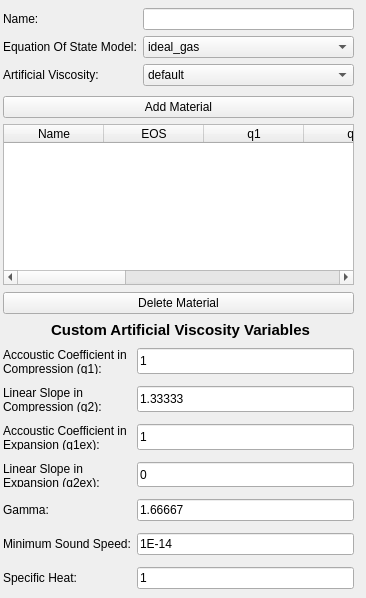
                 <widget class="QWidget" name="DefineMaterialsSGH">
                  <widget class="QPushButton" name="BAddMaterialSGH">
                   <property name="geometry">
                    <rect>
                     <x>3</x>
                     <y>96</y>
                     <width>351</width>
                     <height>22</height>
                    </rect>
                   </property>
                   <property name="text">
                    <string>Add Material</string>
                   </property>
                  </widget>
                  <widget class="QFrame" name="frame_16">
                   <property name="geometry">
                    <rect>
                     <x>3</x>
                     <y>348</y>
                     <width>351</width>
                     <height>241</height>
                    </rect>
                   </property>
                   <property name="frameShape">
                    <enum>QFrame::Shape::NoFrame</enum>
                   </property>
                   <property name="frameShadow">
                    <enum>QFrame::Shadow::Raised</enum>
                   </property>
                   <layout class="QGridLayout" name="gridLayout_10">
                    <property name="leftMargin">
                     <number>0</number>
                    </property>
                    <property name="topMargin">
                     <number>0</number>
                    </property>
                    <property name="rightMargin">
                     <number>0</number>
                    </property>
                    <property name="bottomMargin">
                     <number>0</number>
                    </property>
                    <property name="verticalSpacing">
                     <number>12</number>
                    </property>
                    <item row="0" column="1">
                     <widget class="QLineEdit" name="INq1">
                      <property name="enabled">
                       <bool>true</bool>
                      </property>
                      <property name="sizePolicy">
                       <sizepolicy hsizetype="Expanding" vsizetype="Expanding">
                        <horstretch>0</horstretch>
                        <verstretch>0</verstretch>
                       </sizepolicy>
                      </property>
                      <property name="text">
                       <string>1</string>
                      </property>
                     </widget>
                    </item>
                    <item row="6" column="1">
                     <widget class="QLineEdit" name="INSpecificHeat">
                      <property name="enabled">
                       <bool>true</bool>
                      </property>
                      <property name="sizePolicy">
                       <sizepolicy hsizetype="Expanding" vsizetype="Expanding">
                        <horstretch>0</horstretch>
                        <verstretch>0</verstretch>
                       </sizepolicy>
                      </property>
                      <property name="text">
                       <string>1</string>
                      </property>
                     </widget>
                    </item>
                    <item row="2" column="0">
                     <widget class="QLabel" name="Lq1ex">
                      <property name="enabled">
                       <bool>true</bool>
                      </property>
                      <property name="text">
                       <string>&lt;html&gt;&lt;head/&gt;&lt;body&gt;&lt;p align=&quot;left&quot;&gt;Accoustic Coefficient in Expansion (q1ex):&lt;/p&gt;&lt;/body&gt;&lt;/html&gt;</string>
                      </property>
                      <property name="wordWrap">
                       <bool>true</bool>
                      </property>
                     </widget>
                    </item>
                    <item row="4" column="0">
                     <widget class="QLabel" name="LGamma">
                      <property name="enabled">
                       <bool>true</bool>
                      </property>
                      <property name="text">
                       <string>&lt;html&gt;&lt;head/&gt;&lt;body&gt;&lt;p align=&quot;left&quot;&gt;Gamma:&lt;/p&gt;&lt;/body&gt;&lt;/html&gt;</string>
                      </property>
                     </widget>
                    </item>
                    <item row="2" column="1">
                     <widget class="QLineEdit" name="INq1ex">
                      <property name="enabled">
                       <bool>true</bool>
                      </property>
                      <property name="sizePolicy">
                       <sizepolicy hsizetype="Expanding" vsizetype="Expanding">
                        <horstretch>0</horstretch>
                        <verstretch>0</verstretch>
                       </sizepolicy>
                      </property>
                      <property name="text">
                       <string>1</string>
                      </property>
                     </widget>
                    </item>
                    <item row="1" column="1">
                     <widget class="QLineEdit" name="INq2">
                      <property name="enabled">
                       <bool>true</bool>
                      </property>
                      <property name="sizePolicy">
                       <sizepolicy hsizetype="Expanding" vsizetype="Expanding">
                        <horstretch>0</horstretch>
                        <verstretch>0</verstretch>
                       </sizepolicy>
                      </property>
                      <property name="text">
                       <string>1.33333</string>
                      </property>
                     </widget>
                    </item>
                    <item row="3" column="1">
                     <widget class="QLineEdit" name="INq2ex">
                      <property name="enabled">
                       <bool>true</bool>
                      </property>
                      <property name="sizePolicy">
                       <sizepolicy hsizetype="Expanding" vsizetype="Expanding">
                        <horstretch>0</horstretch>
                        <verstretch>0</verstretch>
                       </sizepolicy>
                      </property>
                      <property name="text">
                       <string>0</string>
                      </property>
                     </widget>
                    </item>
                    <item row="5" column="0">
                     <widget class="QLabel" name="LMinSound">
                      <property name="enabled">
                       <bool>true</bool>
                      </property>
                      <property name="text">
                       <string>&lt;html&gt;&lt;head/&gt;&lt;body&gt;&lt;p align=&quot;left&quot;&gt;Minimum Sound Speed:&lt;/p&gt;&lt;/body&gt;&lt;/html&gt;</string>
                      </property>
                     </widget>
                    </item>
                    <item row="3" column="0">
                     <widget class="QLabel" name="Lq2ex">
                      <property name="enabled">
                       <bool>true</bool>
                      </property>
                      <property name="text">
                       <string>&lt;html&gt;&lt;head/&gt;&lt;body&gt;&lt;p align=&quot;left&quot;&gt;Linear Slope in Expansion (q2ex):&lt;/p&gt;&lt;/body&gt;&lt;/html&gt;</string>
                      </property>
                      <property name="wordWrap">
                       <bool>true</bool>
                      </property>
                     </widget>
                    </item>
                    <item row="0" column="0">
                     <widget class="QLabel" name="Lq1">
                      <property name="enabled">
                       <bool>true</bool>
                      </property>
                      <property name="text">
                       <string>&lt;html&gt;&lt;head/&gt;&lt;body&gt;&lt;p align=&quot;left&quot;&gt;Accoustic Coefficient in Compression (q1):&lt;/p&gt;&lt;/body&gt;&lt;/html&gt;</string>
                      </property>
                      <property name="wordWrap">
                       <bool>true</bool>
                      </property>
                     </widget>
                    </item>
                    <item row="6" column="0">
                     <widget class="QLabel" name="LSpecificHeat">
                      <property name="enabled">
                       <bool>true</bool>
                      </property>
                      <property name="text">
                       <string>&lt;html&gt;&lt;head/&gt;&lt;body&gt;&lt;p align=&quot;left&quot;&gt;Specific Heat:&lt;/p&gt;&lt;/body&gt;&lt;/html&gt;</string>
                      </property>
                     </widget>
                    </item>
                    <item row="4" column="1">
                     <widget class="QLineEdit" name="INGamma">
                      <property name="enabled">
                       <bool>true</bool>
                      </property>
                      <property name="sizePolicy">
                       <sizepolicy hsizetype="Expanding" vsizetype="Expanding">
                        <horstretch>0</horstretch>
                        <verstretch>0</verstretch>
                       </sizepolicy>
                      </property>
                      <property name="text">
                       <string>1.66667</string>
                      </property>
                     </widget>
                    </item>
                    <item row="1" column="0">
                     <widget class="QLabel" name="Lq2">
                      <property name="enabled">
                       <bool>true</bool>
                      </property>
                      <property name="text">
                       <string>&lt;html&gt;&lt;head/&gt;&lt;body&gt;&lt;p align=&quot;left&quot;&gt;Linear Slope in Compression (q2):&lt;/p&gt;&lt;/body&gt;&lt;/html&gt;</string>
                      </property>
                      <property name="wordWrap">
                       <bool>true</bool>
                      </property>
                     </widget>
                    </item>
                    <item row="5" column="1">
                     <widget class="QLineEdit" name="INMinSound">
                      <property name="enabled">
                       <bool>true</bool>
                      </property>
                      <property name="sizePolicy">
                       <sizepolicy hsizetype="Expanding" vsizetype="Expanding">
                        <horstretch>0</horstretch>
                        <verstretch>0</verstretch>
                       </sizepolicy>
                      </property>
                      <property name="text">
                       <string>1E-14</string>
                      </property>
                     </widget>
                    </item>
                   </layout>
                  </widget>
                  <widget class="QPushButton" name="BDeleteMaterialSGH">
                   <property name="geometry">
                    <rect>
                     <x>3</x>
                     <y>292</y>
                     <width>351</width>
                     <height>22</height>
                    </rect>
                   </property>
                   <property name="text">
                    <string>Delete Material</string>
                   </property>
                  </widget>
                  <widget class="QTableWidget" name="TMaterialsSGH">
                   <property name="enabled">
                    <bool>true</bool>
                   </property>
                   <property name="geometry">
                    <rect>
                     <x>3</x>
                     <y>124</y>
                     <width>351</width>
                     <height>161</height>
                    </rect>
                   </property>
                   <property name="editTriggers">
                    <set>QAbstractItemView::EditTrigger::NoEditTriggers</set>
                   </property>
                   <property name="rowCount">
                    <number>0</number>
                   </property>
                   <column>
                    <property name="text">
                     <string>Name</string>
                    </property>
                   </column>
                   <column>
                    <property name="text">
                     <string>EOS</string>
                    </property>
                   </column>
                   <column>
                    <property name="text">
                     <string>q1</string>
                    </property>
                   </column>
                   <column>
                    <property name="text">
                     <string>q2</string>
                    </property>
                   </column>
                   <column>
                    <property name="text">
                     <string>q1ex</string>
                    </property>
                   </column>
                   <column>
                    <property name="text">
                     <string>q2ex</string>
                    </property>
                   </column>
                   <column>
                    <property name="text">
                     <string>gamma</string>
                    </property>
                   </column>
                   <column>
                    <property name="text">
                     <string>min sound speed</string>
                    </property>
                   </column>
                   <column>
                    <property name="text">
                     <string>specific heat</string>
                    </property>
                   </column>
                  </widget>
                  <widget class="QLabel" name="label_12">
                   <property name="geometry">
                    <rect>
                     <x>4</x>
                     <y>320</y>
                     <width>353</width>
                     <height>21</height>
                    </rect>
                   </property>
                   <property name="font">
                    <font>
                     <pointsize>11</pointsize>
                    </font>
                   </property>
                   <property name="text">
                    <string>&lt;html&gt;&lt;head/&gt;&lt;body&gt;&lt;p align=&quot;center&quot;&gt;&lt;span style=&quot; font-weight:700;&quot;&gt;Custom Artificial Viscosity Variables&lt;/span&gt;&lt;/p&gt;&lt;/body&gt;&lt;/html&gt;</string>
                   </property>
                  </widget>
                  <widget class="QFrame" name="frame_7">
                   <property name="geometry">
                    <rect>
                     <x>3</x>
                     <y>8</y>
                     <width>351</width>
                     <height>78</height>
                    </rect>
                   </property>
                   <property name="frameShape">
                    <enum>QFrame::Shape::NoFrame</enum>
                   </property>
                   <property name="frameShadow">
                    <enum>QFrame::Shadow::Raised</enum>
                   </property>
                   <layout class="QGridLayout" name="gridLayout_9">
                    <property name="leftMargin">
                     <number>0</number>
                    </property>
                    <property name="topMargin">
                     <number>0</number>
                    </property>
                    <property name="rightMargin">
                     <number>0</number>
                    </property>
                    <property name="bottomMargin">
                     <number>0</number>
                    </property>
                    <item row="1" column="0">
                     <widget class="QLabel" name="LMaterialNameSGH">
                      <property name="text">
                       <string>&lt;html&gt;&lt;head/&gt;&lt;body&gt;&lt;p align=&quot;left&quot;&gt;Name:&lt;/p&gt;&lt;/body&gt;&lt;/html&gt;</string>
                      </property>
                     </widget>
                    </item>
                    <item row="1" column="1">
                     <widget class="QLineEdit" name="INMaterialNameSGH">
                      <property name="minimumSize">
                       <size>
                        <width>93</width>
                        <height>0</height>
                       </size>
                      </property>
                      <property name="text">
                       <string/>
                      </property>
                     </widget>
                    </item>
                    <item row="3" column="1">
                     <widget class="QComboBox" name="INArtificialViscosity">
                      <item>
                       <property name="text">
                        <string>default</string>
                       </property>
                      </item>
                      <item>
                       <property name="text">
                        <string>custom</string>
                       </property>
                      </item>
                     </widget>
                    </item>
                    <item row="2" column="1">
                     <widget class="QComboBox" name="INEOS">
                      <item>
                       <property name="text">
                        <string>ideal_gas</string>
                       </property>
                      </item>
                     </widget>
                    </item>
                    <item row="2" column="0">
                     <widget class="QLabel" name="LEOS">
                      <property name="text">
                       <string>&lt;html&gt;&lt;head/&gt;&lt;body&gt;&lt;p align=&quot;left&quot;&gt;Equation Of State Model:&lt;/p&gt;&lt;/body&gt;&lt;/html&gt;</string>
                      </property>
                     </widget>
                    </item>
                    <item row="3" column="0">
                     <widget class="QLabel" name="LArtificialViscosity">
                      <property name="text">
                       <string>Artificial Viscosity:</string>
                      </property>
                      <property name="textFormat">
                       <enum>Qt::TextFormat::RichText</enum>
                      </property>
                     </widget>
                    </item>
                   </layout>
                  </widget>
                 </widget>
